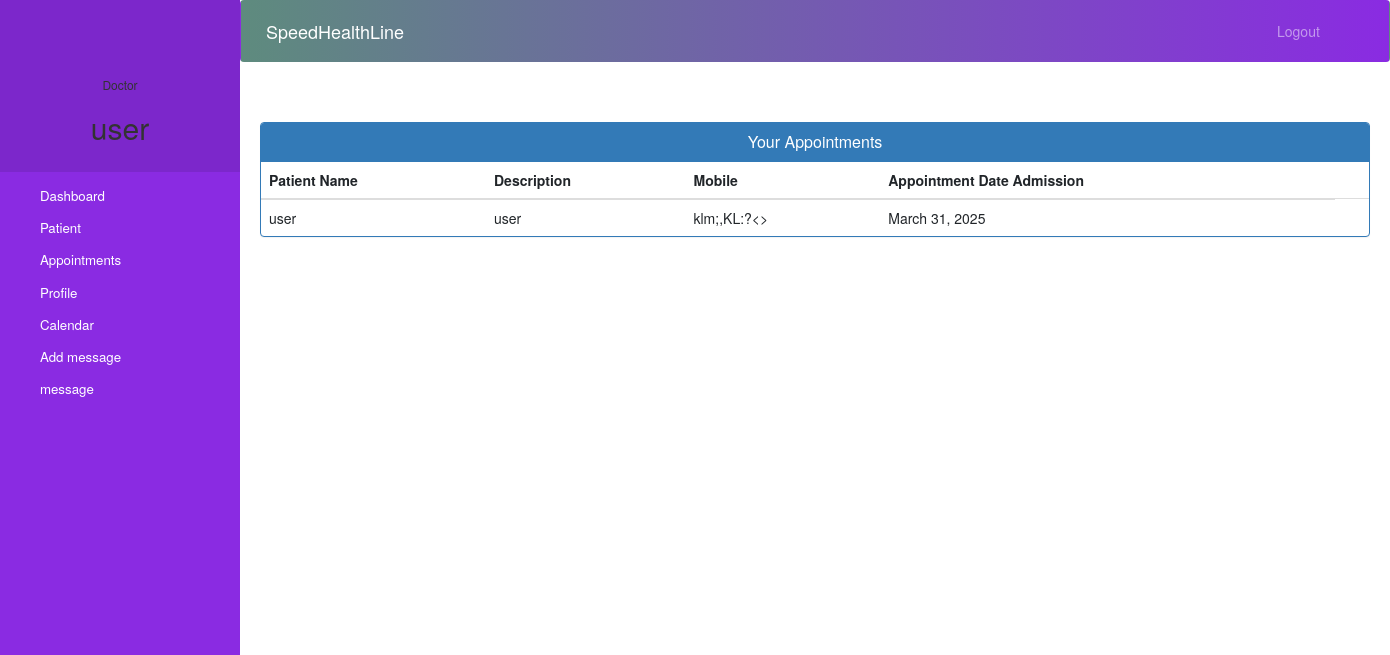
The app's page /doctor-view-appointment (signed in), older data.
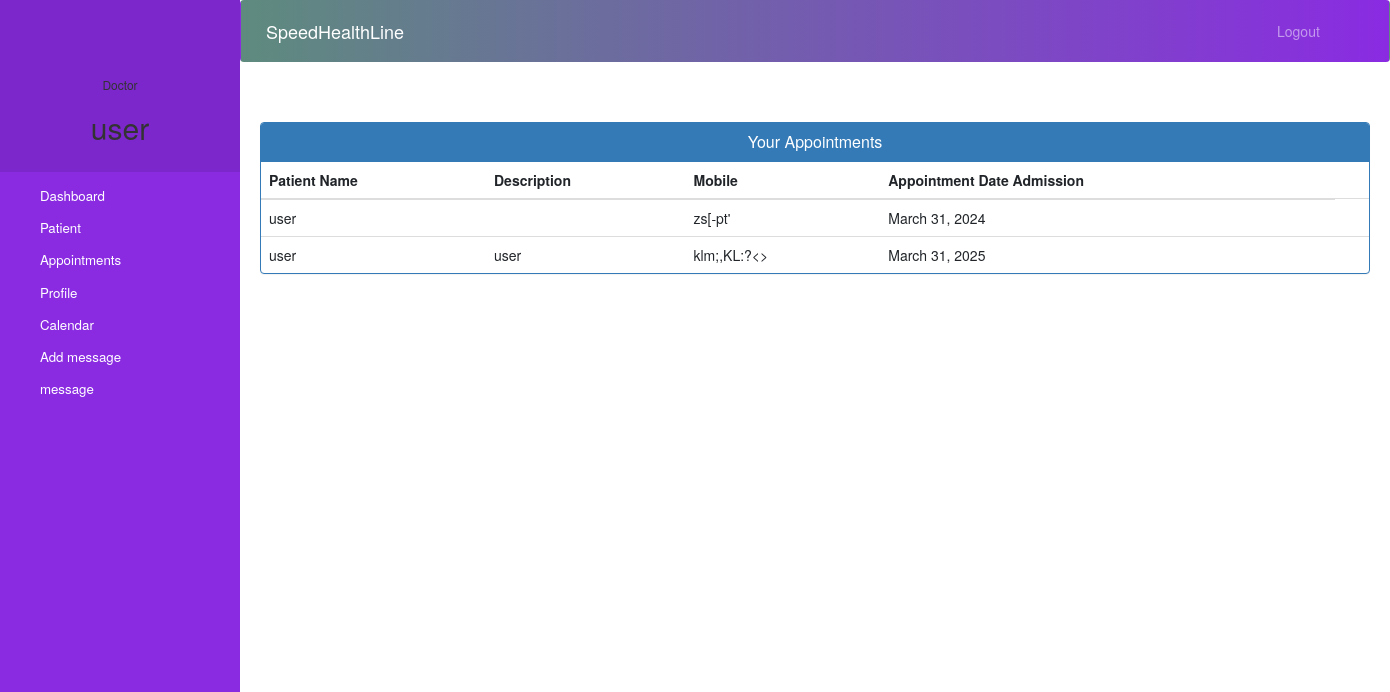
The same page, newer data.
### core/models.py (models this page shows, shortened)
class Appointment(models.Model):
    patientId = models.PositiveIntegerField(null=True, default=0)
    doctorId = models.PositiveIntegerField(null=True, default=0)
    patientName = models.CharField(max_length=40, null=True)
    doctorName = models.CharField(max_length=40, null=True)
    appointmentDate = models.DateField(null=True)
    appointmentTime = models.TimeField(null=True)
    timeslots = models.ManyToManyField(DoctorSchedule, blank=True)
    description = models.TextField(max_length=500)
    status = models.BooleanField(default=True)

### core/views.py (the view)
# urls.py: path('doctor-view-appointment', doctor_view_appointment, name='doctor-view-appointment'),
@login_required(login_url='Userlogin')
@user_passes_test(is_doctor)
def doctor_view_appointment(request):
    doctor = models.Doctor.objects.get(user_id=request.user.id)  # for profile picture of doctor in sidebar
    appointments = models.Appointment.objects.filter(status=True).order_by('-id')
    patientid = []
    for a in appointments:
        doctor = a.timeslots
        patientid.append(a.patientId)
    patients = models.Patient.objects.all().filter(status=True, user_id__in=patientid)
    appointments = zip(appointments, patients)
    return render(request, 'doctor_view_appointment.html', {'appointments': appointments, 'doctor': doctor})

### core/views.py (called while the page is built)
def is_doctor(user):
    return user.groups.filter(name='DOCTOR').exists()

### templates/doctor_view_appointment.html (shortened to what this page needs)
{% extends 'doctor_base.html' %}
{% block content %}
{%load static%}
<head>
  <link href="//netdna.bootstrapcdn.com/bootstrap/3.0.0/css/bootstrap.min.css" rel="stylesheet" id="bootstrap-css">
</head>
<div class="container">
  <div class="panel panel-primary">
    <div class="panel-heading">
      <h6 class="panel-title">Your Appointments</h6>
    </div>
    <table class="table table-hover" id="dev-table">
      <thead>
        <tr>
          <th>Patient Name</th>
          <th>Description</th>
          <th>Mobile</th>
          <th>Appointment Date Admission</th>
        </tr>
      </thead>
      {% for a,p in appointments %}
      <tr>
<td>{{ a.doctorName }}</td>
            <td>{{ a.patientName }}</td>
            <td>{{ a.description }}</td>
            <td>{{ a.appointmentDate }}</td>
            <td>{{ p.appointmentTime }}</td>
      </tr>
      {% endfor %}
    </table>
  </div>
</div>
{% endblock content %}

Row changes from the older to the newer data that the page shows:
added Appointment: doctorName "user", description "zs[-pt'", appointmentDate "March 31, 2024"
